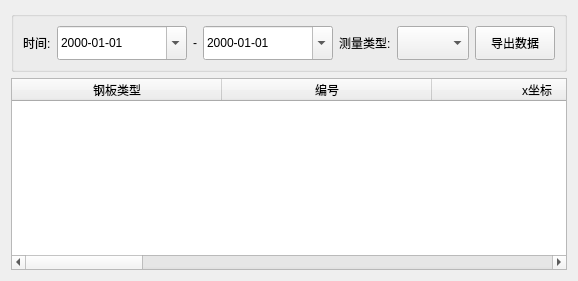
        <widget class="QWidget" name="dataQueryPage">
         <layout class="QVBoxLayout" name="verticalLayout_10">
          <item>
           <widget class="QGroupBox" name="groupBox_13">
            <property name="title">
             <string/>
            </property>
            <layout class="QHBoxLayout" name="horizontalLayout_32">
             <item>
              <layout class="QHBoxLayout" name="horizontalLayout_38">
               <item>
                <widget class="QLabel" name="label_31">
                 <property name="maximumSize">
                  <size>
                   <width>75</width>
                   <height>16777215</height>
                  </size>
                 </property>
                 <property name="text">
                  <string>时间:</string>
                 </property>
                </widget>
               </item>
               <item>
                <widget class="QDateEdit" name="startTime">
                 <property name="minimumSize">
                  <size>
                   <width>130</width>
                   <height>0</height>
                  </size>
                 </property>
                 <property name="maximumSize">
                  <size>
                   <width>16777215</width>
                   <height>34</height>
                  </size>
                 </property>
                 <property name="displayFormat">
                  <string>yyyy-MM-dd</string>
                 </property>
                 <property name="calendarPopup">
                  <bool>true</bool>
                 </property>
                </widget>
               </item>
               <item>
                <widget class="QLabel" name="label_32">
                 <property name="maximumSize">
                  <size>
                   <width>20</width>
                   <height>16777215</height>
                  </size>
                 </property>
                 <property name="text">
                  <string>-</string>
                 </property>
                </widget>
               </item>
               <item>
                <widget class="QDateEdit" name="endTime">
                 <property name="minimumSize">
                  <size>
                   <width>130</width>
                   <height>0</height>
                  </size>
                 </property>
                 <property name="maximumSize">
                  <size>
                   <width>16777215</width>
                   <height>34</height>
                  </size>
                 </property>
                 <property name="displayFormat">
                  <string>yyyy-MM-dd</string>
                 </property>
                 <property name="calendarPopup">
                  <bool>true</bool>
                 </property>
                </widget>
               </item>
              </layout>
             </item>
             <item>
              <layout class="QHBoxLayout" name="horizontalLayout_39">
               <item>
                <widget class="QLabel" name="label_33">
                 <property name="maximumSize">
                  <size>
                   <width>75</width>
                   <height>16777215</height>
                  </size>
                 </property>
                 <property name="text">
                  <string>测量类型:</string>
                 </property>
                </widget>
               </item>
               <item>
                <widget class="QComboBox" name="resultCodeList">
                 <property name="minimumSize">
                  <size>
                   <width>0</width>
                   <height>34</height>
                  </size>
                 </property>
                 <property name="maximumSize">
                  <size>
                   <width>16777215</width>
                   <height>34</height>
                  </size>
                 </property>
                 <property name="focusPolicy">
                  <enum>Qt::ClickFocus</enum>
                 </property>
                </widget>
               </item>
              </layout>
             </item>
             <item>
              <widget class="QPushButton" name="exportBtn">
               <property name="maximumSize">
                <size>
                 <width>100</width>
                 <height>34</height>
                </size>
               </property>
               <property name="text">
                <string>导出数据</string>
               </property>
              </widget>
             </item>
            </layout>
           </widget>
          </item>
          <item>
           <widget class="QTableWidget" name="tableWidget">
            <attribute name="horizontalHeaderDefaultSectionSize">
             <number>210</number>
            </attribute>
            <column>
             <property name="text">
              <string>钢板类型</string>
             </property>
            </column>
            <column>
             <property name="text">
              <string>编号</string>
             </property>
            </column>
            <column>
             <property name="text">
              <string>x坐标</string>
             </property>
            </column>
            <column>
             <property name="text">
              <string>y坐标</string>
             </property>
            </column>
            <column>
             <property name="text">
              <string>硬度(HB)</string>
             </property>
            </column>
            <column>
             <property name="text">
              <string>d(mm)</string>
             </property>
            </column>
            <column>
             <property name="text">
              <string>结果</string>
             </property>
            </column>
            <column>
             <property name="text">
              <string>时间</string>
             </property>
            </column>
            <column>
             <property name="text">
              <string>操作者</string>
             </property>
            </column>
           </widget>
          </item>
         </layout>
        </widget>
